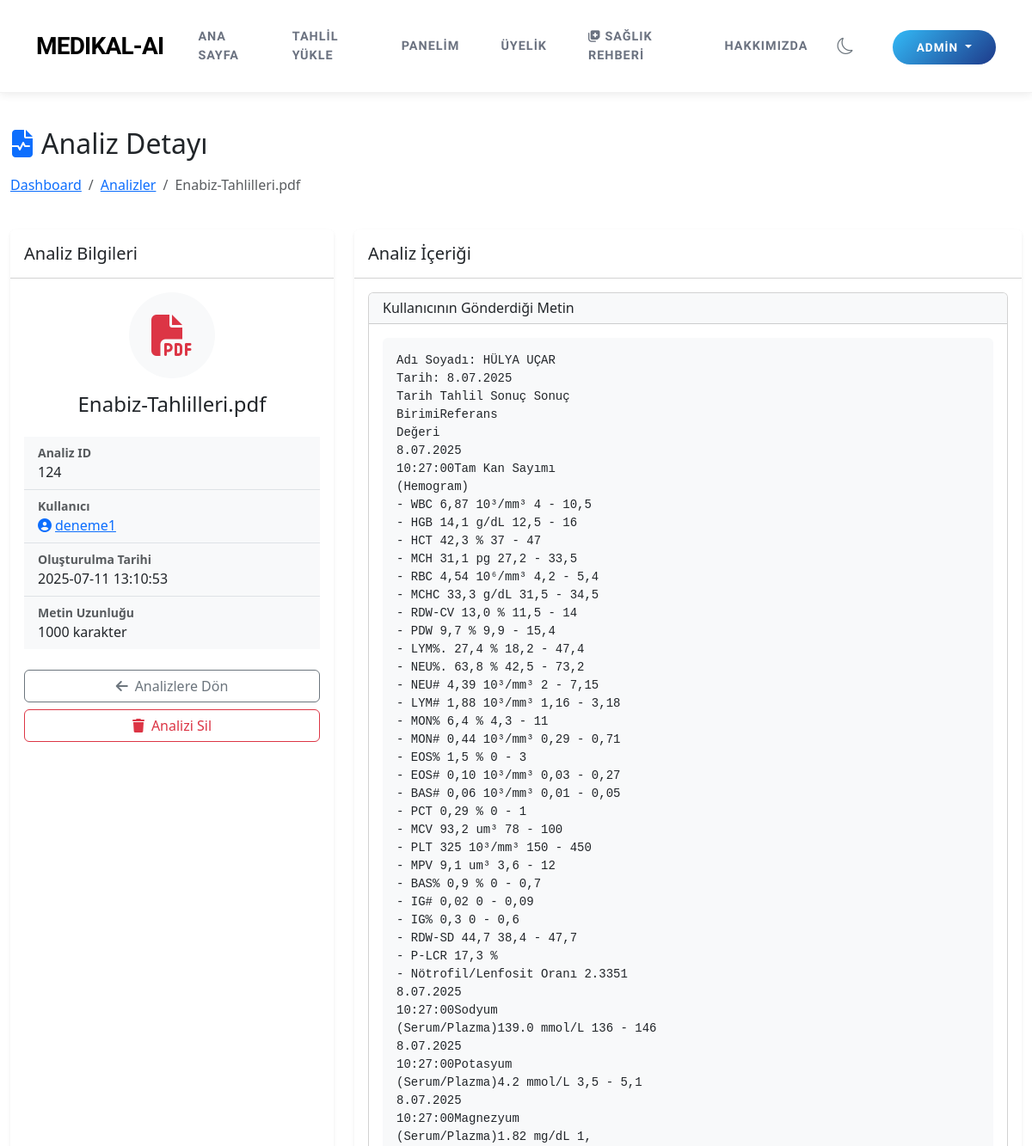
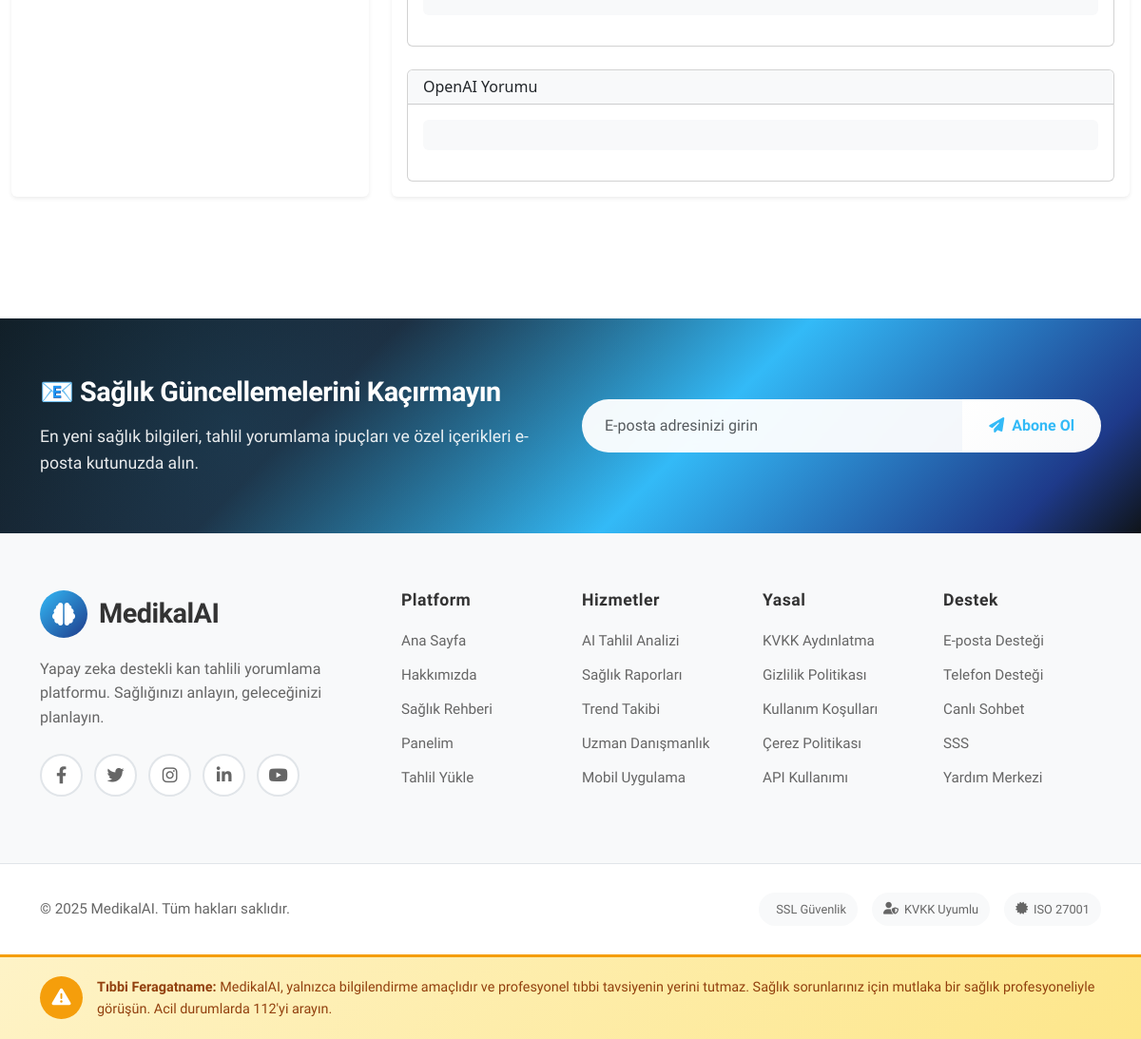
The page /admin/analyses/124 (signed in) on the database its author committed (2 pictures, top to bottom).
### tables this page shows
CREATE TABLE analyses (
        id INTEGER PRIMARY KEY AUTOINCREMENT,
        user_id INTEGER,
        file_name TEXT,
        analysis_text TEXT,
        analysis_result TEXT,
        created_at TIMESTAMP DEFAULT CURRENT_TIMESTAMP, analysis_json TEXT, analysis_type TEXT DEFAULT 'kan',
        FOREIGN KEY (user_id) REFERENCES users (id)
    );

CREATE TABLE users (
        id INTEGER PRIMARY KEY AUTOINCREMENT,
        username TEXT UNIQUE NOT NULL,
        password TEXT NOT NULL,
        email TEXT UNIQUE NOT NULL,
        created_at TIMESTAMP DEFAULT CURRENT_TIMESTAMP
    , role TEXT DEFAULT 'user', is_active BOOLEAN DEFAULT 1, login_count INTEGER DEFAULT 0, subscription_plan TEXT DEFAULT 'free', stripe_customer_id TEXT, subscription_status TEXT DEFAULT 'active', subscription_end_date TIMESTAMP);

### app.py (the view)
@app.route('/admin/analyses/<int:analysis_id>')
@admin_required
def admin_analysis_detail(analysis_id):
    conn = sqlite3.connect(DB_PATH)
    conn.row_factory = sqlite3.Row
    c = conn.cursor()
    c.execute("""
        SELECT a.*, u.username
        FROM analyses a
        JOIN users u ON a.user_id = u.id
        WHERE a.id = ?
    """, (analysis_id,))
    analysis = c.fetchone()
    conn.close()
    if not analysis:
        flash('Analiz bulunamadı!', 'danger')
        return redirect(url_for('admin_analyses'))
    return render_template('admin/analysis_detail.html', analysis=analysis)

### templates/admin/analysis_detail.html (shortened to what this page needs)
{% extends "layout.html" %}
{% block content %}
<div class="container-fluid py-4">
    <div class="row mb-4">
        <div class="col-md-12">
            <h2 class="mb-3"><i class="fas fa-file-medical-alt me-2 text-primary"></i>Analiz Detayı</h2>
            <nav aria-label="breadcrumb">
                <ol class="breadcrumb">
                    <li class="breadcrumb-item"><a href="{{ url_for('admin_dashboard') }}">Dashboard</a></li>
                    <li class="breadcrumb-item"><a href="{{ url_for('admin_analyses') }}">Analizler</a></li>
                    <li class="breadcrumb-item active">{{ analysis.file_name }}</li>
                </ol>
            </nav>
        </div>
    </div>
    <div class="row">
        <div class="col-md-4 mb-4">
            <div class="card border-0 shadow-sm h-100">
                <div class="card-header bg-white py-3">
                    <h5 class="mb-0">Analiz Bilgileri</h5>
                </div>
                <div class="card-body">
                    <div class="text-center mb-4">
                        <div class="bg-light rounded-circle mx-auto mb-3 d-flex align-items-center justify-content-center" style="width: 100px; height: 100px;">
                            <i class="fas fa-file-pdf text-danger" style="font-size: 3rem;"></i>
                        </div>
                        <h4>{{ analysis.file_name }}</h4>
                    </div>
                    <div class="list-group list-group-flush">
                        <div class="list-group-item bg-light">
                            <div class="fw-bold text-muted small">Analiz ID</div>
                            <div>{{ analysis.id }}</div>
                        </div>
                        <div class="list-group-item bg-light">
                            <div class="fw-bold text-muted small">Kullanıcı</div>
                            <div>
                                <a href="{{ url_for('admin_user_detail', user_id=analysis.user_id) }}">
                                    <i class="fas fa-user-circle text-primary me-1"></i>{{ analysis.username }}
                                </a>
                            </div>
                        </div>
                        <div class="list-group-item bg-light">
                            <div class="fw-bold text-muted small">Oluşturulma Tarihi</div>
                            <div>{{ analysis.created_at }}</div>
                        </div>
                        <div class="list-group-item bg-light">
                            <div class="fw-bold text-muted small">Metin Uzunluğu</div>
                            <div>{{ analysis.analysis_text|length }} karakter</div>
                        </div>
                    </div>
                    <div class="d-grid gap-2 mt-4">
                        <a href="{{ url_for('admin_analyses') }}" class="btn btn-outline-secondary">
                            <i class="fas fa-arrow-left me-2"></i>Analizlere Dön
                        </a>
                        <button type="button" class="btn btn-outline-danger" data-bs-toggle="modal" data-bs-target="#deleteAnalysisModal">
                            <i class="fas fa-trash me-2"></i>Analizi Sil
                        </button>
                    </div>
                </div>
            </div>
        </div>
        <div class="col-md-8 mb-4">
            <div class="card border-0 shadow-sm h-100">
                <div class="card-header bg-white py-3">
                    <h5 class="mb-0">Analiz İçeriği</h5>
                </div>
                <div class="card-body">
                    <div class="row mb-4">
                        <div class="col-md-12">
                            <div class="card">
                                <div class="card-header bg-light">
                                    <h6 class="mb-0">Kullanıcının Gönderdiği Metin</h6>
                                </div>
                                <div class="card-body">
                                    <pre class="bg-light p-3 rounded" style="white-space: pre-wrap;">{{ analysis.analysis_text }}</pre>
                                </div>
                            </div>
                        </div>
                    </div>
                    <div class="row">
                        <div class="col-md-12">
                            <div class="card">
                                <div class="card-header bg-light">
                                    <h6 class="mb-0">OpenAI Yorumu</h6>
                                </div>
                                <div class="card-body">
                                    <pre class="bg-light p-3 rounded" style="white-space: pre-wrap;">{{ analysis.result }}</pre>
                                </div>
                            </div>
                        </div>
                    </div>
                </div>
            </div>
        </div>
    </div>
</div>
{% endblock %}

### templates/layout.html (style rules this page uses)
body { min-height: 100vh; display: flex; flex-direction: column; transition: background-color 0.3s ease, color 0.3s ease; }

### rows shown on the page
analyses: file_name "Enabiz-Tahlilleri.pdf", id "124", created_at "2025-07-11 13:10:53", analysis_text "Adı Soyadı: HÜLYA UÇAR Tarih: 8.07.2025 Tarih Tahlil Sonuç Sonuç BirimiReferans Değeri 8.07.2025 10:27:00Tam Kan Sayımı (Hemogram) - WBC 6,87 10³/mm³ 4 - 10,5 - HGB 14,1 g/dL 12,5 - 16 - HCT 42,3 % 37 - 47 - MCH 31,1 pg 27,2 - 33,5 - RBC 4,54 10⁶/mm³ 4,2 - 5,4 - MCHC 33,3 g/dL 31,5 - 34,5 - RDW-CV 13,0 % 11,5 - 14 - PDW 9,7 % 9,9 - 15,4 - LYM%. 27,4 % 18,2 - 47,4 - NEU%. 63,8 % 42,5 - 73,2 - NEU# 4,39 10³/mm³ 2 - 7,15 - LYM# 1,88 10³/mm³ 1,16 - 3,18 - MON% 6,4 % 4,3 - 11 - MON# 0,44 10³/mm³ 0,29 - 0,71 - EOS% 1,5 % 0 - 3 - EOS# 0,10 10³/mm³ 0,03 - 0,27 - BAS# 0,06 10³/mm³ 0,01 - 0,05 - PCT 0,29 % 0 - 1 - MCV 93,2 um³ 78 - 100 - PLT 325 10³/mm³ 150 - 450 - MPV 9,1 um³ 3,6 - 12 - BAS% 0,9 % 0…"
users: username "deneme1"

### other values the page prints
{{ session.username }} "ADMIN"
{{ analysis.analysis_text|length }} "1000"
